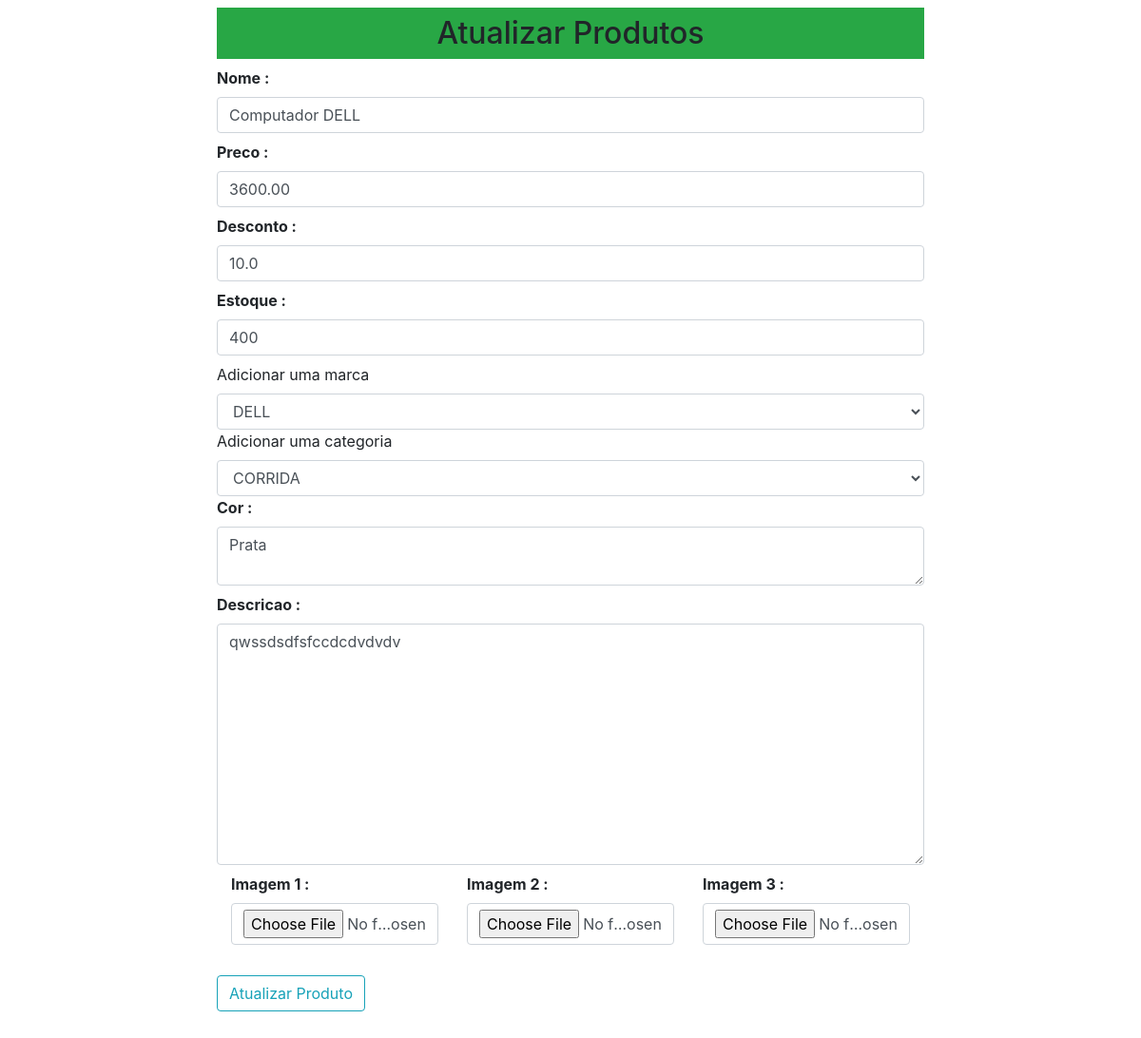
The page /updateproduto/2 on the database as committed earlier.
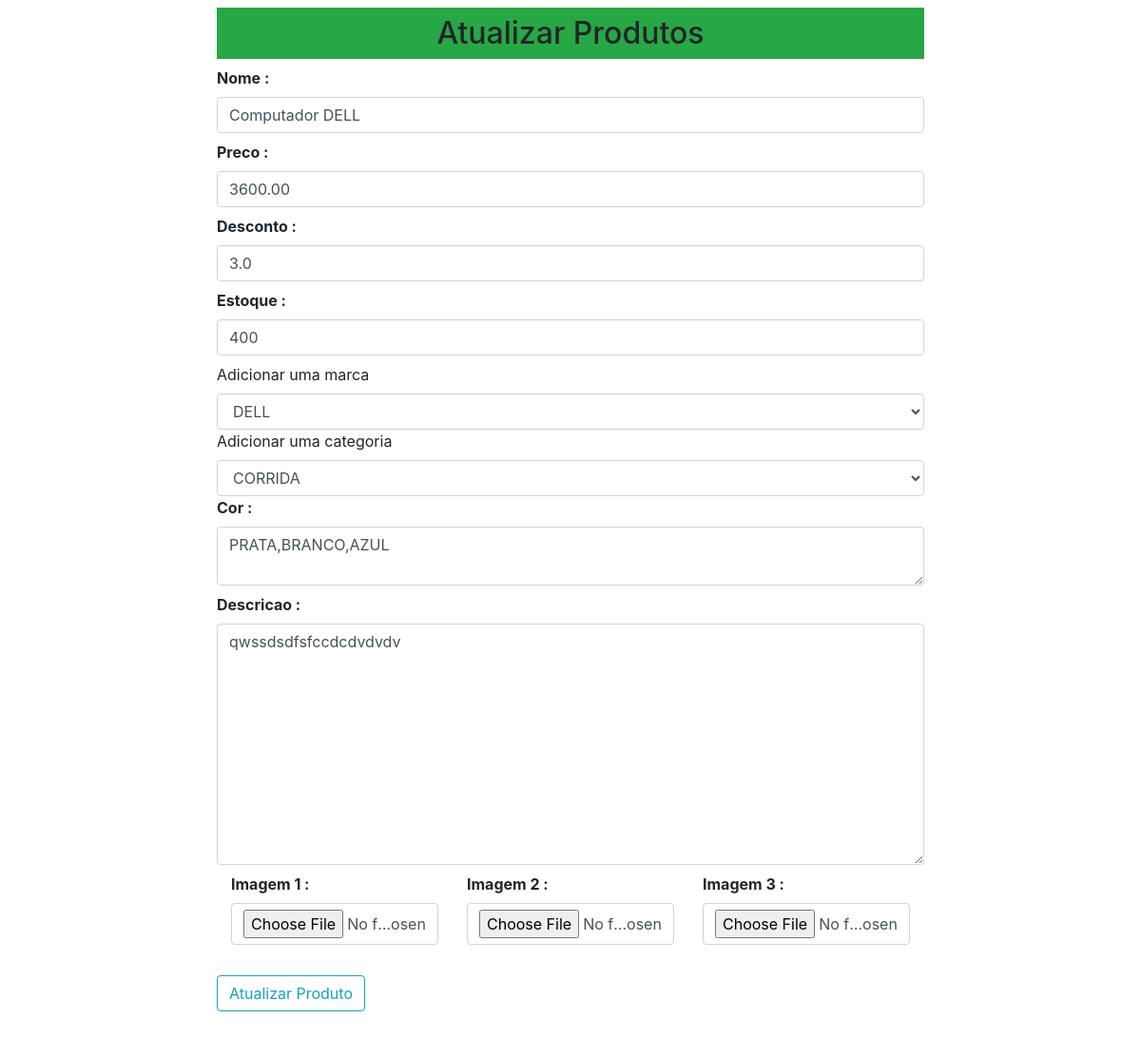
The same page on the database as committed later.
### loja/produtos/models.py (models this page shows, shortened)
class Addproduto(db.Model):
    id = db.Column(db.Integer, primary_key=True)
    name = db.Column(db.String(100), nullable=False,unique=True)
    price = db.Column(db.Float, nullable=False)
    discount = db.Column(db.Integer, default=0)
    stock = db.Column(db.Integer, nullable=False)
    description = db.Column(db.String(255), nullable=False)
    color = db.Column(db.String(100), nullable=False)
    pub_date = db.Column(db.DateTime, nullable=False, default=datetime.now())
    marca_id = db.Column(db.Integer, db.ForeignKey('marca.id'), nullable=True)
    marca = db.relationship('Marca', backref=db.backref('marca', lazy=True))
    categoria_id = db.Column(db.Integer, db.ForeignKey('categoria.id'), nullable=False)
    categoria = db.relationship('Categoria', backref=db.backref('produtos', lazy=True)) #observar se é o mesmo nome da tabela
    create_date = db.Column(db.DateTime, nullable=False, default=datetime.now())
    image_1 = db.Column(db.String(150), nullable=False, default='default.jpg')
    image_2 = db.Column(db.String(150), nullable=False, default='default.jpg')
    image_3 = db.Column(db.String(150), nullable=False, default='default.jpg')

### loja/produtos/rotas.py (the view, shortened to what this page needs)
@app.route('/updateproduto/<int:id>', methods=['GET', 'POST'])
def updateproduto(id):
    marcas = Marca.query.all()
    categorias = Categoria.query.all()
    produto = Addproduto.query.get_or_404(id)
    marca = request.form.get('marca')
    categoria = request.form.get('categoria')
    form = Addprodutos(request.form)
    form.name.data = produto.name
    form.price.data = produto.price
    form.discount.data = produto.discount
    form.stock.data = produto.stock
    form.description.data = produto.description
    form.colors.data = produto.color
    return render_template('/produtos/updateproduto.html', title="Atualizar Categoria", form=form, marcas=marcas, categorias=categorias, produto=produto)

### loja/produtos/forms.py
class Addprodutos(Form):
    name = StringField('Nome :', [validators.DataRequired()])
    price = DecimalField('Preco :', [validators.DataRequired()])
    discount = IntegerField('Desconto :', [validators.DataRequired()])
    stock = IntegerField('Estoque :', [validators.DataRequired()])
    description = TextAreaField('Descricao :', [validators.DataRequired()])
    colors = TextAreaField('Cor :', [validators.DataRequired()])
    image_1 = FileField('Imagem 1 :', validators=[FileAllowed(['jpg', 'png', 'jpeg', 'gif'], 'Somente imagens.')])
    image_2 = FileField('Imagem 2 :', validators=[FileAllowed(['jpg', 'png', 'jpeg', 'gif'], 'Somente imagens.')])
    image_3 = FileField('Imagem 3 :', validators=[FileAllowed(['jpg', 'png', 'jpeg', 'gif'], 'Somente imagens.')])

### loja/templates/produtos/updateproduto.html (shortened to what this page needs)
{% extends 'layouts.html' %}
{% block content %}
<div class="container">
    <div class="row">
    <div class="col-md-2"></div>
    <div class="col-md-8 p-2">
        <h2 class="text-center bg-success p-2">Atualizar Produtos</h2>
        {% from "_formhelpers.html" import render_field %}
        <form action="" method="POST" enctype="multipart/form-data">
            {{ render_field(form.name, class="form-control", placeholder="Nome do Produto")}}
            {{ render_field(form.price, class="form-control", placeholder="Preço do Produto")}}
            {{ render_field(form.discount, class="form-control", placeholder="Desconto do Produto")}}
            {{ render_field(form.stock, class="form-control", placeholder="Estoque do Produto")}}
            <label for="marca">Adicionar uma marca</label>
            <select name="marca" id="marca" class="form-control" required>
                <option value="{{produto.marca_id}}">{{produto.marca.name}}</option>
            </select>
            <label for="categoria">Adicionar uma categoria</label>
            <select name="categoria" id="categoria" class="form-control" required>
                <option value="{{produto.categoria_id}}">{{produto.categoria.name}}</option>
            </select>
            {{ render_field(form.colors, class="form-control", placeholder="Cor do Produto")}}
            {{ render_field(form.description, class="form-control", placeholder="Descrição do Produto", rows="10")}}
            <div class="container">
                <div class="row">
                    <div class="col-md-4">{{ render_field(form.image_1, class="form-control")}}</div>
                    <div class="col-md-4">{{ render_field(form.image_2, class="form-control")}}</div>
                    <div class="col-md-4">{{ render_field(form.image_3, class="form-control")}}</div>
                </div>
            </div>
            <button type="submit" class="btn btn-outline-info mt-4 mb-5">Atualizar Produto</button>
        </form>
    </div>
    <div class="col-md-2"></div>
</div>
</div>
{% endblock content%}

### loja/templates/_formhelpers.html (shortened to what this page needs)
{% macro render_field(field) %}
  <dt>{{ field.label }}
  <dd>{{ field(**kwargs)|safe }}
  </dd>
{% endmacro %}

Rows that differ between the two databases and show on the page:
changed Addproduto "Computador DELL": discount "10.0" → "3.0"
Other text that changed with them:
form field colors: "Prata" → "PRATA,BRANCO,AZUL"
